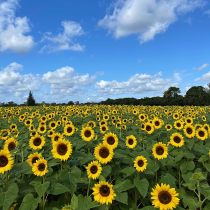
#> input picture images/the_berry_farms_sunflower_field.jpeg, 210 x 210 px, shrunk from 1440 x 1440 before the run
$ python question01.py
#> lines starting #> are read from the running program, lines starting #| are printed output that depends on the picture
import cv2 as cv
import numpy as np
import matplotlib.pyplot as plt
import matplotlib.colors as mcolors

def laplace_of_gaussian_filter(s):
    hw_size = round(3 * s)  # Half-width of kernel
    X, Y = np.meshgrid(np.arange(-hw_size, hw_size + 1, 1), np.arange(-hw_size, hw_size + 1, 1))

    log_kernel = ((X**2 + Y**2) / (2 * s**2) - 1) * np.exp(-(X**2 + Y**2) / (2 * s**2)) / (np.pi * s**4)
    return log_kernel

def find_local_maximums(log_image, sigma_value):
    maxima_coords = []
    (img_height, img_width) = log_image.shape
    kernel_size = 1
    for row in range(kernel_size, img_height - kernel_size):
        for col in range(kernel_size, img_width - kernel_size):
            sub_image = log_image[row - kernel_size:row + kernel_size + 1, col - kernel_size:col + kernel_size + 1]
            max_value = np.max(sub_image)  # Finding the local maximum
            if max_value >= 0.09:  # Threshold
                max_row, max_col = np.unravel_index(sub_image.argmax(), sub_image.shape)
                maxima_coords.append((row + max_row - kernel_size, col + max_col - kernel_size))  # Append coordinates
    return set(maxima_coords)

# Load and normalize the grayscale image
image = cv.imread('images/the_berry_farms_sunflower_field.jpeg', cv.IMREAD_REDUCED_COLOR_4)
#> image is the input picture: shape (210, 210, 3); mean B, G, R 119.8, 125.3, 100.4
image = cv.cvtColor(image, cv.COLOR_BGR2GRAY) / 255
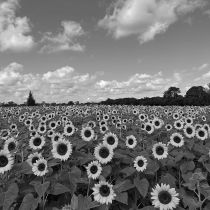
#> image: shape (210, 210) float64; min 0.0196, max 0.984, mean 0.46

# Create a 3x3 grid for visualizing results
fig, axis_grid = plt.subplots(3, 3, figsize=(15, 15))

# Iterate over different sigma values
for r_value, ax_subplot in enumerate(axis_grid.flatten(), start=1):
    sigma_value = r_value / 1.414
    laplace_gaussian = sigma_value**2 * laplace_of_gaussian_filter(sigma_value)
    log_image = np.square(cv.filter2D(image, -1, laplace_gaussian))

    # Detect local maxima
    maxima_coords = find_local_maximums(log_image, sigma_value)

    ax_subplot.imshow(log_image, cmap='gray')
    ax_subplot.set_title(f'r = {r_value}')

    # Mark detected blobs
    for x_val, y_val in maxima_coords:
        circle = plt.Circle((y_val, x_val), sigma_value * 1.414, color='red', linewidth=1, fill=False)
        ax_subplot.add_patch(circle)
    ax_subplot.plot()
#> this loop made 9 passes
#> pass 1, `log_image = np.square(cv.filter2D(image, -1, laplace_gaussian))`:
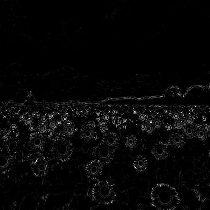
#> log_image: shape (210, 210) float64; min 1.31e-15, max 0.0933, mean 0.00265; drawn with min black and max white
#> pass 3, `log_image = np.square(cv.filter2D(image, -1, laplace_gaussian))`:
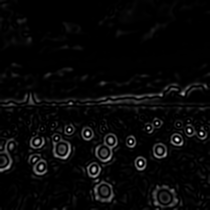
#> log_image: shape (210, 210) float64; min 7.26e-12, max 0.132, mean 0.00449; drawn with min black and max white
#> after the loop:
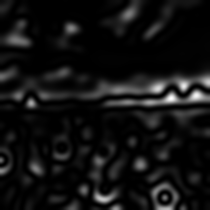
#> log_image: shape (210, 210) float64; min 2.46e-12, max 0.0498, mean 0.00365; drawn with min black and max white

plt.axis('off')
plt.show()
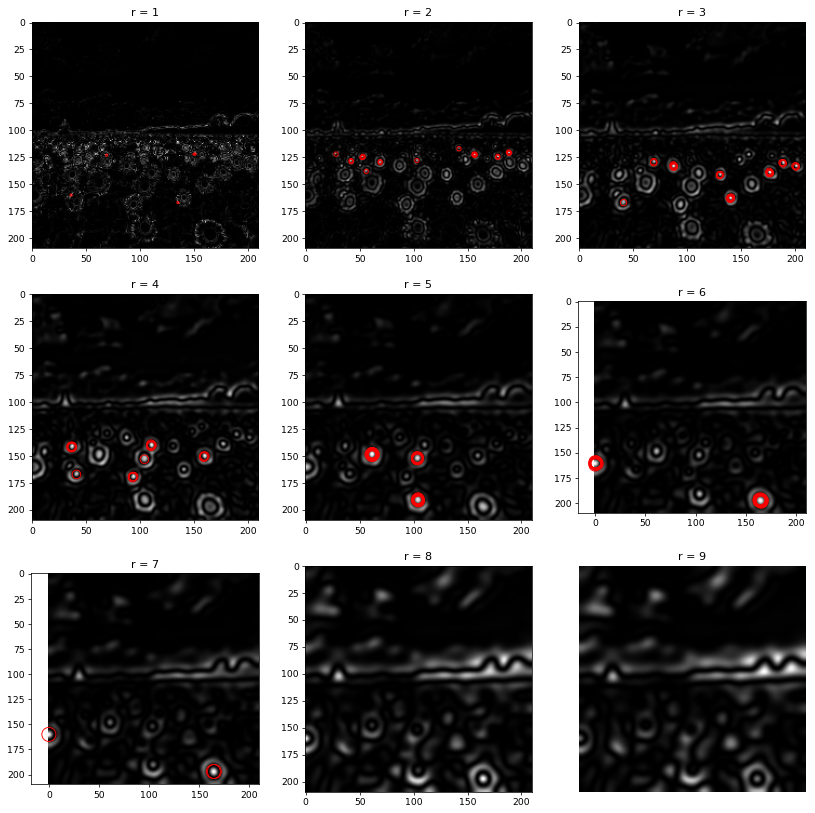
#> figure drawn by matplotlib, 9 panels

# Reload and normalize image for further processing
original_image = cv.imread('images/the_berry_farms_sunflower_field.jpeg', cv.IMREAD_REDUCED_COLOR_4)
gray_image = cv.cvtColor(original_image, cv.COLOR_BGR2GRAY) / 255

# Create a figure with two subplots
fig, ax_list = plt.subplots(1, 2, figsize=(10, 10))

# Display the original image
ax_list[0].imshow(cv.cvtColor(original_image, cv.COLOR_BGR2RGB))
ax_list[0].set_title("Original Image")
ax_list[0].axis('off')

# Display the grayscale image with detected blobs
second_ax = ax_list[1]
second_ax.imshow(gray_image, cmap='gray')
second_ax.grid(False)

# Create patches and labels for the legend
color_options = list(mcolors.TABLEAU_COLORS)
patch_items = []
label_items = []

# Iterate over a range of sigma values
for r_value in range(1, 11):
    sigma_value = r_value / 1.414
    laplace_gaussian = sigma_value**2 * laplace_of_gaussian_filter(sigma_value)
    log_image = np.square(cv.filter2D(gray_image, -1, laplace_gaussian))

    # Detect local maxima
    maxima_coords = find_local_maximums(log_image, sigma_value)

    # Mark detected blobs with circles
    for x_val, y_val in maxima_coords:
        circle = plt.Circle((y_val, x_val), sigma_value * 1.414, color=color_options[r_value - 1], linewidth=1, fill=False)
        second_ax.add_patch(circle)
    patch_items.append(circle)
    label_items.append(f'r = {r_value}')
    second_ax.plot()
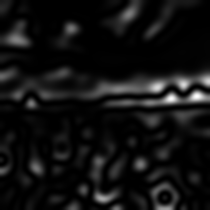
#> log_image: shape (210, 210) float64; min 5.36e-13, max 0.0515, mean 0.00373; drawn with min black and max white
#> after the loop, label_items = ['r = 1', 'r = 2', 'r = 3', 'r = 4', 'r = 5', 'r = 6', 'r = 7', 'r = 8', 'r = 9', 'r = 10']; patch_items = 10 items

second_ax.set_xlim(0, original_image.shape[1])

plt.axis('off')
second_ax.legend(patch_items, label_items, loc='best', fontsize=8)
second_ax.set_title("Detected blobs at different sigma values")
plt.show()
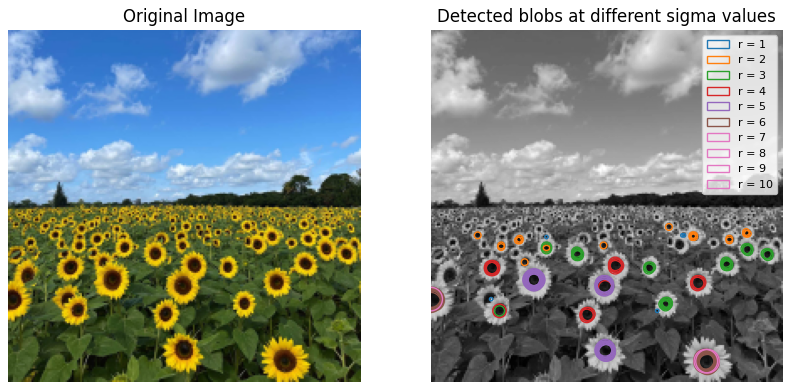
#> figure drawn by matplotlib, 2 panels

$ run again, with images/005.jpg copied over images/the_berry_farms_sunflower_field.jpeg
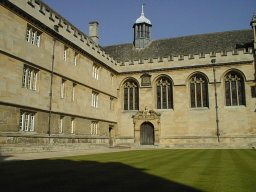
#> input picture images/005.jpg, 256 x 192 px
#> image is the input picture: shape (192, 256, 3); mean B, G, R 84.4, 109.4, 111.6
#> image: shape (192, 256) float64
#> after the loop `for r_value, ax_subplot in enumerate(axis_grid.flatten(), start=1):`:
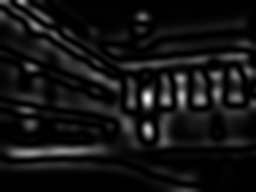
#> log_image: shape (192, 256) float64; min 6e-16, max 0.0485, mean 0.00381; drawn with min black and max white
#> after the loop `for r_value in range(1, 11):`: label_items = ['r = 1', 'r = 2', 'r = 3', 'r = 4', 'r = 5', 'r = 6', 'r = 7', 'r = 8', 'r = 9', 'r = 10']; patch_items = 10 items
#> `plt.show()`:
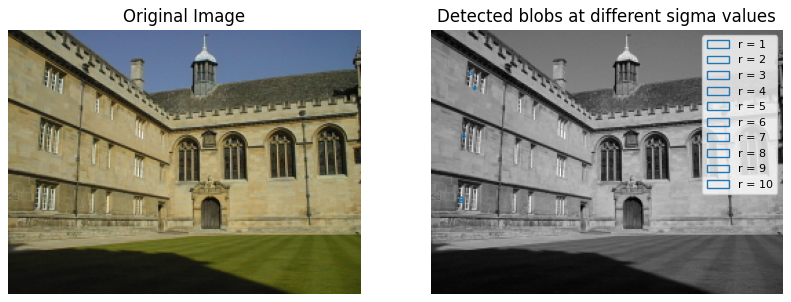
#> figure drawn by matplotlib, 2 panels

$ run again, with images/03.jpg copied over images/the_berry_farms_sunflower_field.jpeg
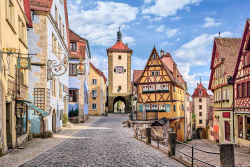
#> input picture images/03.jpg, 250 x 167 px, shrunk from 1500 x 1000 before the run
#> image is the input picture: shape (167, 250, 3); mean B, G, R 146, 147.5, 158
#> image: shape (167, 250) float64
#> after the loop `for r_value, ax_subplot in enumerate(axis_grid.flatten(), start=1):`:
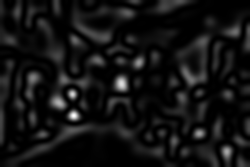
#> log_image: shape (167, 250) float64; min 3.43e-14, max 0.0595, mean 0.00451; drawn with min black and max white
#> after the loop `for r_value in range(1, 11):`: label_items = ['r = 1', 'r = 2', 'r = 3', 'r = 4', 'r = 5', 'r = 6', 'r = 7', 'r = 8', 'r = 9', 'r = 10']; patch_items = 10 items
#> `plt.show()`:
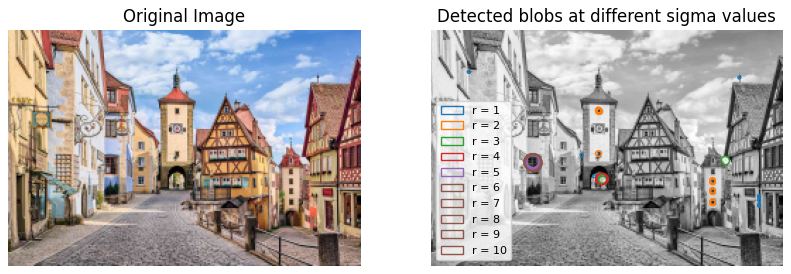
#> figure drawn by matplotlib, 2 panels
